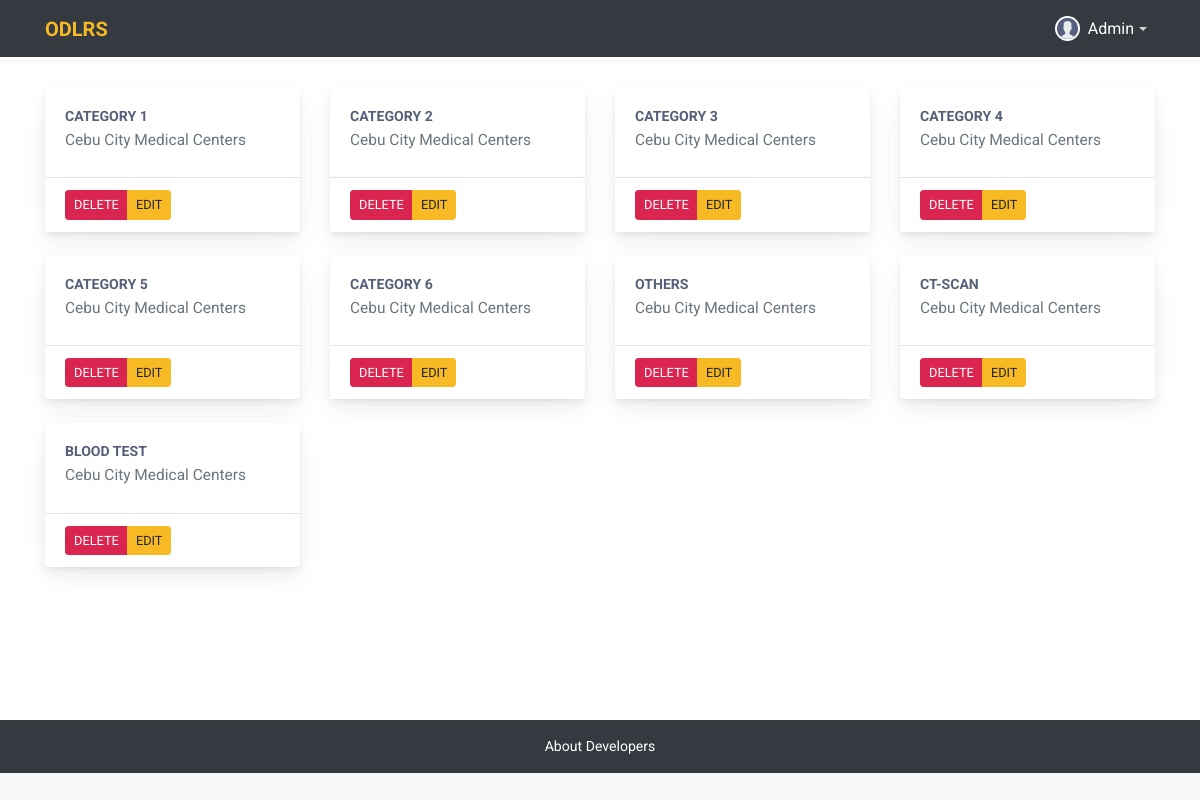
Page /filtered-categories-by-admin/adones/ on the committed database.
### tests/models.py (models this page shows, shortened)
class TestCategory(models.Model):
    category_name = models.CharField(max_length=50)
    center = models.ForeignKey(DiagnosticCenter, on_delete=models.CASCADE, related_name='category_center',
                               null=True, blank=True)
    class Meta:
        verbose_name_plural = 'Test Categories'
        ordering = ['-id']

### diagnostic_centers/models.py (models this page shows, shortened)
class DiagnosticCenter(models.Model):
    name = models.CharField(max_length=250, blank=False)
    image = models.ImageField(default='default_center.jpg', upload_to='diagnostic_center_pics')
    email = models.EmailField(blank=True)
    contact_no = models.CharField(max_length=20, blank=False)
    website = models.CharField(max_length=100, blank=True)
    address = models.CharField(max_length=150, blank=False)
    class Meta:
        verbose_name_plural = 'Diagnostic Centers'

### tests/views.py (the view)
# urls.py: path('filtered-categories-by-admin/<username>/', filtered_categories_by_admin, name='filtered-categories-by-admin'),
def filtered_categories_by_admin(request, username=None):
    admin = DiagnosticAdmin.objects.get(username=username)
    added_categories_admin = TestCategory.objects.filter(center__center_admins=admin)
    template = 'tests/filtered_categories_admin.html'
    context = {
        'added_categories_admin': added_categories_admin,
        'admin': admin,
    }
    return render(request, template, context)

### templates/tests/filtered_categories_admin.html (shortened to what this page needs)
{% load static %}
<!DOCTYPE html>
<html lang="en">
<head>
    <link rel="stylesheet" type="text/css" href="{% static 'css/fakeLoader.min.css' %}">
    <link rel="stylesheet" type="text/css" href="{% static 'css/style.css' %}">
    <link href="{% static  'css/plugin.css' %}" rel="stylesheet">
</head>
<body class="common-">
    <nav class="navbar navbar-expand-lg navbar-dark bg-dark">
        <div class="container">
            <a class="navbar-brand text-warning" href="#"><b>ODLRS</b></a>
            <div class="collapse navbar-collapse" id="navbarSupportedContent">
                <ul class="navbar-nav ml-auto">
                    <li class="nav-item user-profile">
                        <a class="nav-link d-flex dropdown-btn" href="#">
                            <img src="{% static 'images/admin-staff.png' %}" alt="" class="rounded-circle">
                            <span class=" dropdown-toggle text-white ml-2">Admin</span>
                        </a>
                    </li>
                </ul>
            </div>
        </div>
    </nav>
    <div class="container inner-content">
        <div class="row">
            {% for category in added_categories_admin %}
            <div class="col-xs-12 col-sm-6 col-md-4 col-lg-3">
                <div class="card mb-4">
                    <div class="card-body">
                        <h5 class="card-title">{{ category.category_name }}</h5>
                        <h6 class="card-subtitle mb-2 text-muted">{{ category.center.name }}</h6>
                    </div>
                    <div class="card-footer filter-category bg-secondar text-center">
                        <div class="btn-group">
                            <a href="{% url 'tests:delete-category' category.id admin.username %}"
                                class="btn btn-danger btn-sm">DELETE
                            </a>
                            <a href="{% url 'tests:edit-category' category.id admin.username %}"
                                class="btn btn-warning btn-sm">
                                EDIT
                            </a>
                        </div>
                    </div>
                </div>
            </div>
            {% endfor %}
        </div>
    </div>
    <div class="footer bg-dark text-white text-center py-3">
        <div class="d-box px-2">
            <a class="text-white" href="{% url 'developers' %}" target="_blank" data-toggle="tooltip"
                data-placement="top" title="About Developers">About Developers</a>
        </div>
    </div>
</body>
</html>

### static/css/style.css (style rules this page uses)
* { margin: 0; padding: 0; -webkit-box-sizing: border-box; box-sizing: border-box; font-family: "Roboto", sans-serif; scroll-behavior: smooth; }
a { text-decoration: none; }
.card, .card-header, .card-footer { border: 0; }
html, body { background: #f8f8f8; }
nav.navbar { background: transparent; -webkit-box-shadow: 0 0 5px rgba(0, 0, 0, 0.1); box-shadow: 0 0 5px rgba(0, 0, 0, 0.1); position: fixed; top: 0; z-index: 99999; width: 100%; background: #328691; border-bottom: 3px solid white; }
nav.navbar ul li a { color: #fff; font-size: 16px; outline: none; }
nav.navbar .user-profile { position: relative; }
nav.navbar .user-profile img { width: 25px; height: 25px; border: 2px solid white; }
.inner-content { padding-top: 5.5rem; min-height: 90vh; }
.footer { background: #328691; position: relative; z-index: 11; }

### rows in the picture
TestCategory: category_name "CATEGORY 1", center.name "Cebu City Medical Centers"
TestCategory: category_name "CATEGORY 2", center.name "Cebu City Medical Centers"
TestCategory: category_name "CATEGORY 3", center.name "Cebu City Medical Centers"
TestCategory: category_name "CATEGORY 4", center.name "Cebu City Medical Centers"
TestCategory: category_name "CATEGORY 5", center.name "Cebu City Medical Centers"
TestCategory: category_name "CATEGORY 6", center.name "Cebu City Medical Centers"
TestCategory: category_name "OTHERS", center.name "Cebu City Medical Centers"
TestCategory: category_name "CT-SCAN", center.name "Cebu City Medical Centers"
TestCategory: category_name "BLOOD TEST", center.name "Cebu City Medical Centers"
